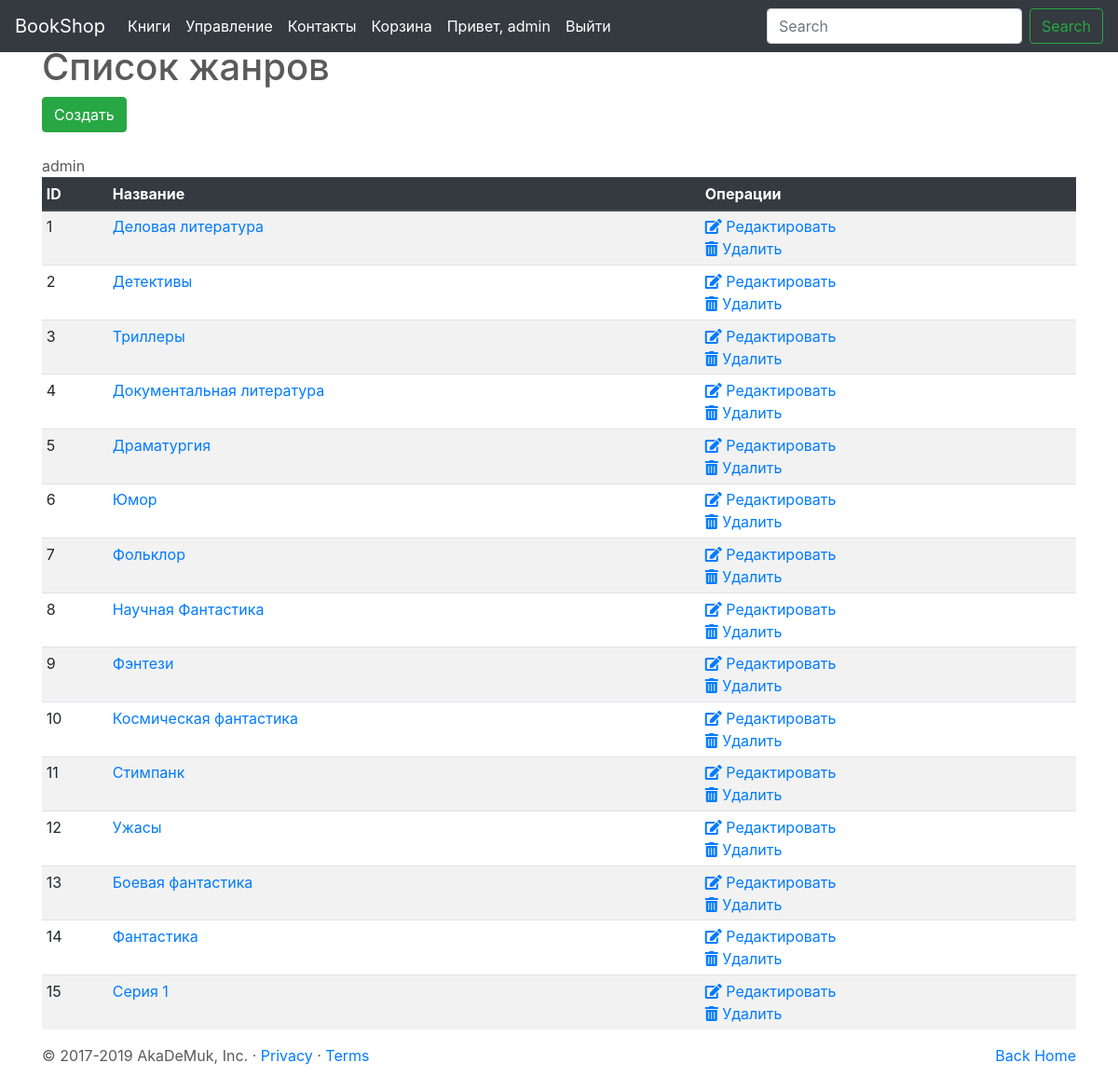
Screenshot of /genres/ (signed in) with the database file from the repository.
### genre/models.py (models this page shows, shortened)
class Genre(models.Model):
    name=models.CharField(max_length=50, verbose_name="Название жанра")
    description=models.TextField (blank=True, null=True, verbose_name="Описание жанра")

### genre/views.py (the view)
# urls.py: path('', views.ViewGenres.as_view(), name="list"),
class ViewGenres(PermissionRequiredMixin,ListView):
    permission_required = 'genre.view_genre'
    template_name = 'genre_list.html'
    model = Genre
    paginate_by = 100

### genre/templates/genre_list.html (shortened to what this page needs)
{% extends 'base.html' %}
{% block content %}
<div class ='container'>
<h1>Список жанров</h1>
<a href="{% url 'genre:create' %}"><button type="button" class="btn btn-success">Cоздать</button></a>
<br>
<br>
{{user}}
<table class= "table table-striped table-sm">
    <thead class="thead-dark">
        <tr>
            <th scope="col">ID</th>
            <th scope="col">Название</th>
            <th scope="col">Операции</th>
        </tr>
    </thead>
    <tbody>
        {% for obj in object_list %}
            <tr>
                <td scope="row">{{obj.id}}</td>
                <td><a href="{% url 'genre:detail' obj.pk %}">{{obj.name}}</a></td>
                <td><a href="{% url 'genre:edit' obj.pk %}"><i class="fas fa-edit"></i> Редактировать</a><br>
                    <a href="{% url 'genre:delete' obj.pk %}"><i class="fas fa-trash-alt"></i> Удалить</a></td>
            </tr>
        {% empty %}
            <tr>Нет жанров.</tr>
        {% endfor %}
    </tbody>
</table>
</div>
{% endblock %}

### bookshop/templates/menu.html
<ul class="navbar-nav mr-auto">
    <li class="nav-item active">
        <a class="nav-link" href="{% url 'book:cards' %}">Книги</a>
    </li>
    {% if user.is_staff %}
    <li class="nav-item active">
        <a class="nav-link" href="{% url 'main:staff_page' %}">Управление</a>
    </li>
    {% endif %}
    <li class="nav-item active">
        <a class="nav-link disabled" href="#">Контакты</a>
    </li>
    <li class="nav-item active">
        <a class="nav-link disabled" href="#">Корзина</a>
    </li>
    <li class="nav-item">
        {% if user.is_anonymous %}
            <a class="nav-link active" href="{% url 'account:login' %}">Войти</a>
        {% else %}
            <a class="nav-link active" href="#">Привет, {{user}}</a>
        {% endif %}
    </li>
    <li class="nav-item">
        {% if user.is_authenticated %}
            <a class="nav-link active" href="#">Выйти</a>
        {% endif %}
    </li>
</ul>

### static/css/carousel.css (style rules this page uses)
body { padding-top: 3rem; padding-bottom: 3rem; color: #5a5a5a; }

### rows the page displays
Genre: id "1", name "Деловая литература"
Genre: id "2", name "Детективы"
Genre: id "3", name "Триллеры"
Genre: id "4", name "Документальная литература"
Genre: id "5", name "Драматургия"
Genre: id "6", name "Юмор"
Genre: id "7", name "Фольклор"
Genre: id "8", name "Научная Фантастика"
Genre: id "9", name "Фэнтези"
Genre: id "10", name "Космическая фантастика"
Genre: id "11", name "Стимпанк"
Genre: id "12", name "Ужасы"
Genre: id "13", name "Боевая фантастика"
Genre: id "14", name "Фантастика"
Genre: id "15", name "Серия 1"

### other values shown
{{ user }} "admin"
